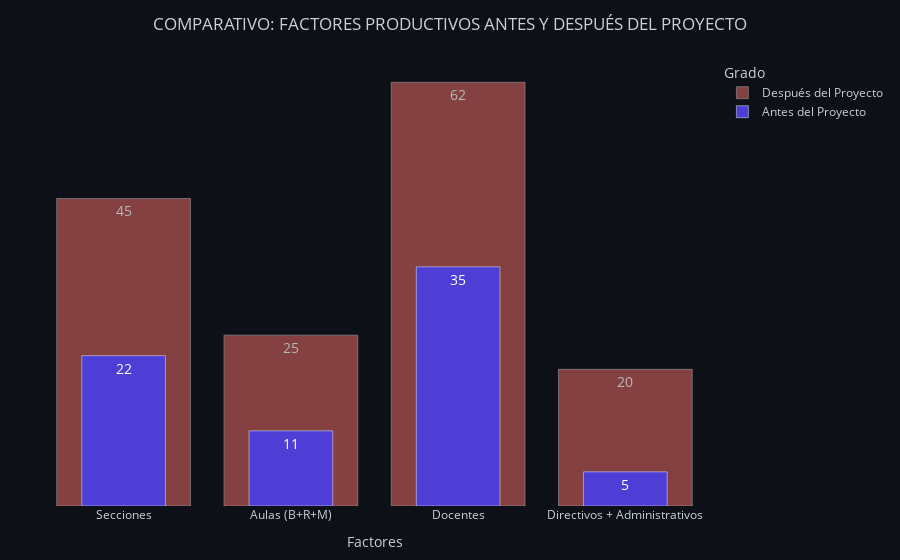

The cell this chart's notebook holds for it:
### Code cell
import plotly.graph_objects as go
import pandas as pd

# Datos de ejemplo
df = pd.DataFrame({
    'Factores': ['Secciones', 'Aulas (B+R+M)', 'Docentes', 'Directivos + Administrativos'],
    'Antes del Proyecto': [22, 11, 35, 5],
    'Después del Proyecto': [45, 25, 62, 20]
})

# Crear figura
fig = go.Figure()

# Agregar barra "Antes del Proyecto"
# Agregar barra "Después del Proyecto"
fig.add_bar(
    x=df['Factores'],
    y=df['Después del Proyecto'],
    name='Después del Proyecto',
    marker_color="#B85555",
    text=df['Después del Proyecto'],
    textposition='inside',
    opacity=0.7,
    width=0.8
)

fig.add_bar(
    x=df['Factores'],
    y=df['Antes del Proyecto'],
    name='Antes del Proyecto',
    marker_color="#4E3ED6",
    text=df['Antes del Proyecto'],
    textposition='inside',
    width=0.5
)



# Layout
fig.update_layout(
    barmode='overlay',
    title={
        'text': 'COMPARATIVO: FACTORES PRODUCTIVOS ANTES Y DESPUÉS DEL PROYECTO',
        'x': 0.5
    },
    xaxis_title='Factores',
    yaxis_title='Cantidad',
    legend_title_text='',
    yaxis_visible=False,
    xaxis_visible=True,
    yaxis_showticklabels=False,
    plot_bgcolor="#0d1117",
    paper_bgcolor="#0d1117",
    font=dict(color="#c9d1d9"),
    autosize=True,
    height=None,  # ← evita height fijo
    margin=dict(t=60, r=20, l=40, b=40),
    legend_title="Grado"
)

# Estilo de texto
fig.update_traces(textfont_size=14)
fig.write_html(r"Z:\02_Maestría UNI\I_TALLER DE PROYECTOS II\EXPOSICION\expo2_akira\docs\plots\antes_despues.html", full_html=True,
               include_plotlyjs="cdn",
               config={"responsive": True})
fig.show()

### Figure 1 — Plotly figure (JSON) as saved in the notebook; plotly's stock layout.template omitted (floating-point values rounded to 4 significant figures)
{"data": [{"marker": {"color": "#B85555"}, "name": "Después del Proyecto", "opacity": 0.7, "text": [45.0, 25.0, 62.0, 20.0], "textfont": {"size": 14}, "textposition": "inside", "type": "bar", "width": 0.8, "x": ["Secciones", "Aulas (B+R+M)", "Docentes", "Directivos + Administrativos"], "y": [45, 25, 62, 20]}, {"marker": {"color": "#4E3ED6"}, "name": "Antes del Proyecto", "text": [22.0, 11.0, 35.0, 5.0], "textfont": {"size": 14}, "textposition": "inside", "type": "bar", "width": 0.5, "x": ["Secciones", "Aulas (B+R+M)", "Docentes", "Directivos + Administrativos"], "y": [22, 11, 35, 5]}], "layout": {"autosize": true, "barmode": "overlay", "font": {"color": "#c9d1d9"}, "legend": {"title": {"text": "Grado"}}, "margin": {"b": 40, "l": 40, "r": 20, "t": 60}, "paper_bgcolor": "#0d1117", "plot_bgcolor": "#0d1117", "title": {"text": "COMPARATIVO: FACTORES PRODUCTIVOS ANTES Y DESPUÉS DEL PROYECTO", "x": 0.5}, "xaxis": {"title": {"text": "Factores"}, "visible": true}, "yaxis": {"showticklabels": false, "title": {"text": "Cantidad"}, "visible": false}}}
